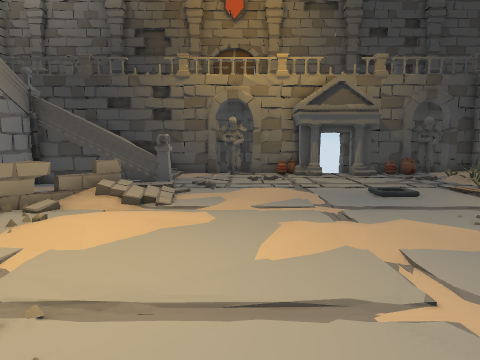
view 1 (above)

16 first-person views from a walk through a scene from a Unity 3-D project. The camera is 1.5 m above the floor, tilts 6° down and sees 70° across. The floor is counted in squares, 1 m on a side. Each view is taken from the middle of a square. On the plan, view 1 faces up. The plan holds only what a view shows up to about 16 squares ahead; the rest is blank. The place goes on beyond the plan. Door leaves are left out, so doorways stand open.

view 2
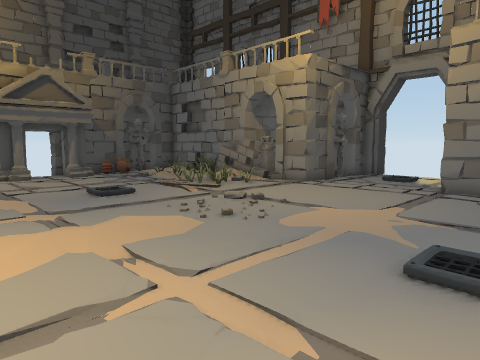

view 3
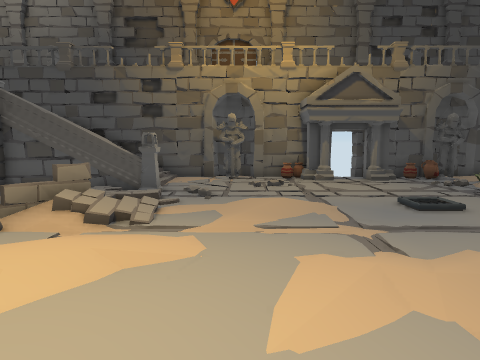

view 4
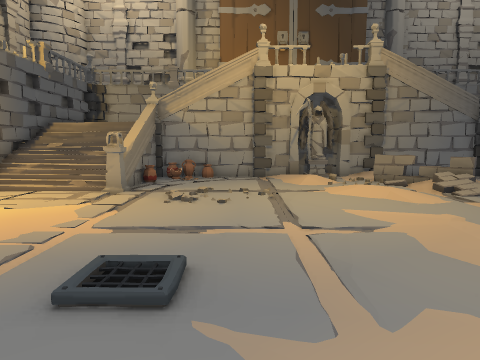

view 5
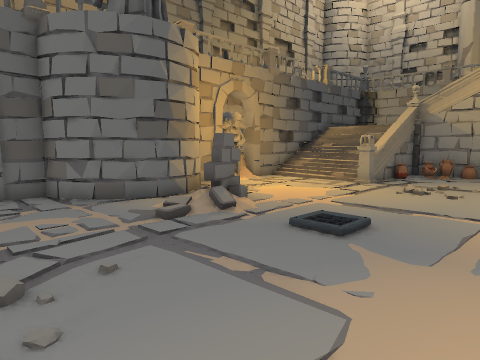

view 6
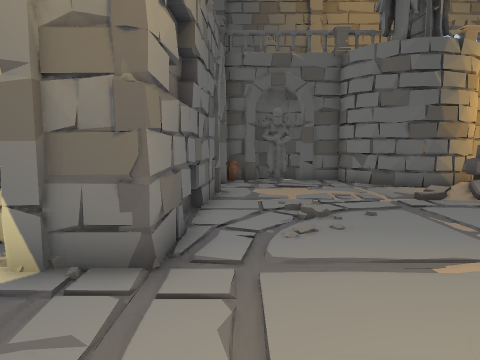

view 7
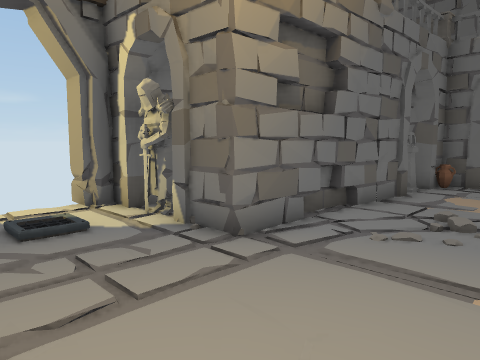

view 8
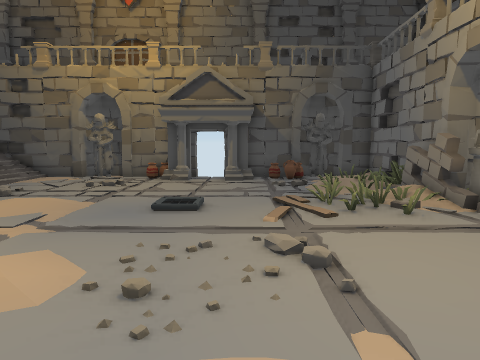

view 9
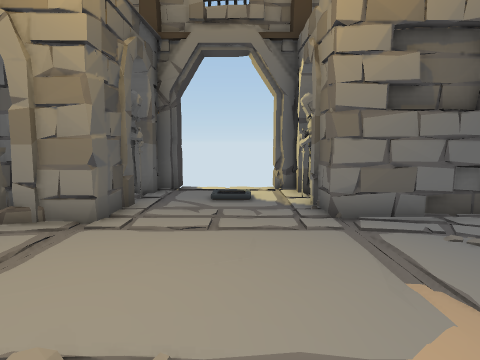

view 10
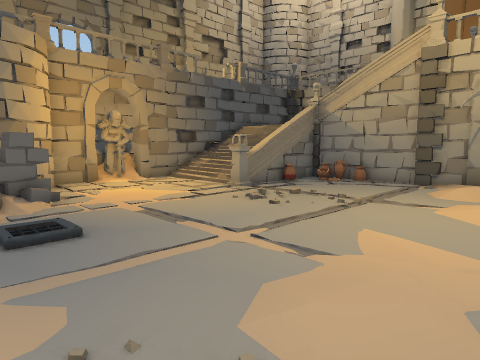

view 11
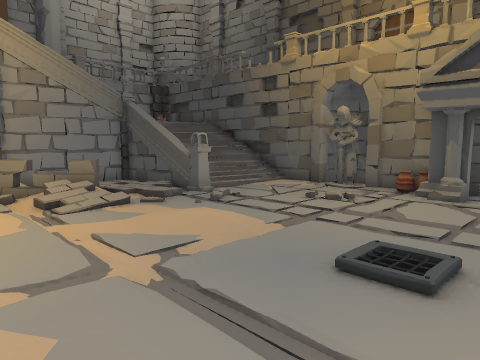

view 12
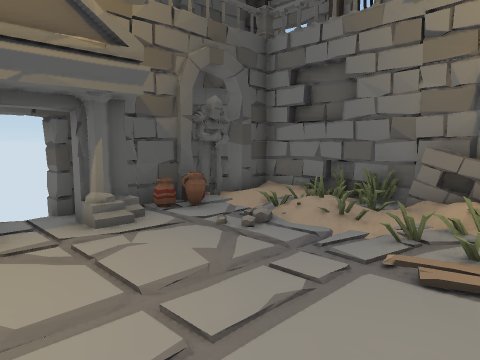

view 13
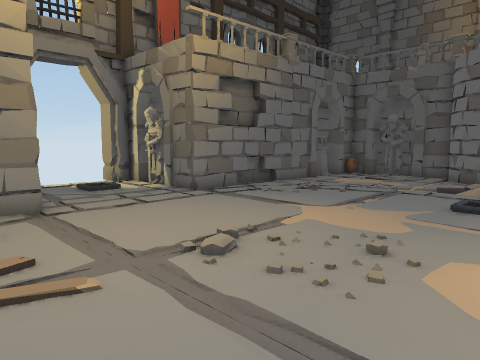

view 14
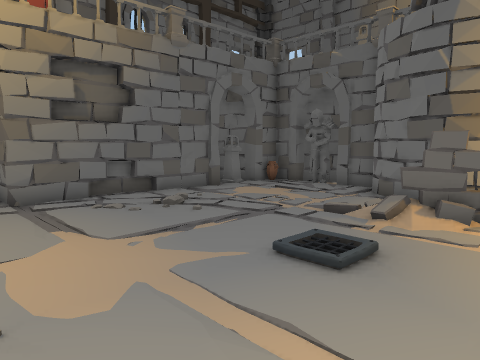

view 15
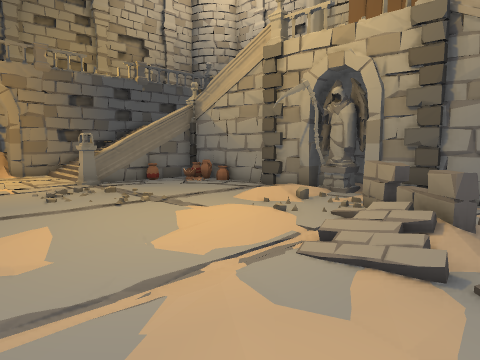

view 16
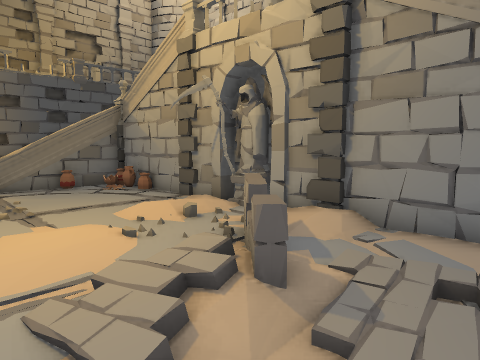

### Floor plan
Key: @ floor where view 1 was taken; # wall or solid block; x gap in a wall; . main floor; : floor 0.25 m higher than the main floor; + floor 1 m higher than the main floor; * floor 1.5 m higher than the main floor; % floor 2 m higher than the main floor; & floor 5 m higher than the main floor; / step, stairs or slope; D open door; = window, fence, low wall or low ledge; v drop or lower ground; P pillar; S statue; A vase; O other object.
Columns run from 10 left of view 1 to 17 right of it. Each row starts with its distance up from view 1.
 18 #OO####OOSSOOODDOOOSS#O
 17      =//....AOO.OAAO.:#
 16     ////.....O../.....#
 15     ////...........O/ O
 14      =//...//......///O
 13   ####=P./........///OO
 12    #    ///........//OO
 11    #..  /..........O/OO
 10    #.:O//..:/.//././/OP
  9    #.O  /......../../.O    #
  8   # OO//..............O&Sxx#
  7   # O../...................D
  6   S ///:/....:..........//.D
  5   SS//..................//.D
  4   O../.....................D
  3   #...................OxxS##
  2   #...................#    #
  1   #A..........//......#    #
  0   #A......@...........#    #
 -1   #O.A........./......O    #
 -2   ###A#P......O///....O    #
 -3      #=#.....OOO......O    #
 -4     *#=.......x.......P
 -5    v*+=..... ####.....P
 -6   v%*+=#....##S###...AO
 -7   OO OOOOS OOOSSOO#SSOO

Positions as (right, up) in squares from view 1, and headings:
1: (0, 0), facing up
2: (0, 0), facing up-right
3: (0, 2), facing up
4: (8, 2), facing left
5: (10, 4), facing down-left
6: (11, 7), facing down
7: (8, 7), facing down-right
8: (6, 2), facing up
9: (5, 5), facing right
10: (6, 7), facing down-left
11: (6, 6), facing up-left
12: (3, 10), facing up-right
13: (3, 10), facing down-right
14: (2, 5), facing down-right
15: (2, 11), facing down-left
16: (-1, 12), facing down-left
